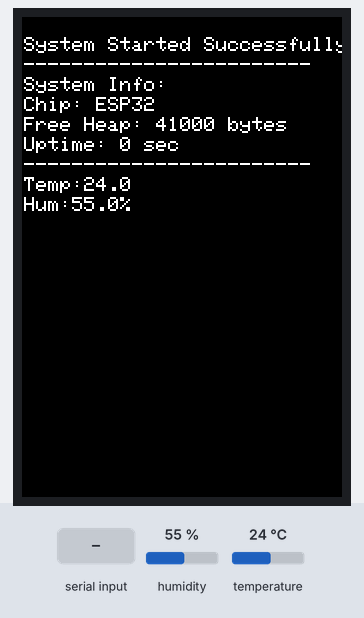
A program run on a simulated ESP32-S3. Parts: 320×480 colour display. The inputs (shaded band) are chosen by the test bench; at power-on: temperature 24 °C, humidity 55 %. What the program prints to the serial monitor is not drawn.

Above: at 2.8 s.
2.9 s: "clear\n" received over Serial
At 3.4 s:
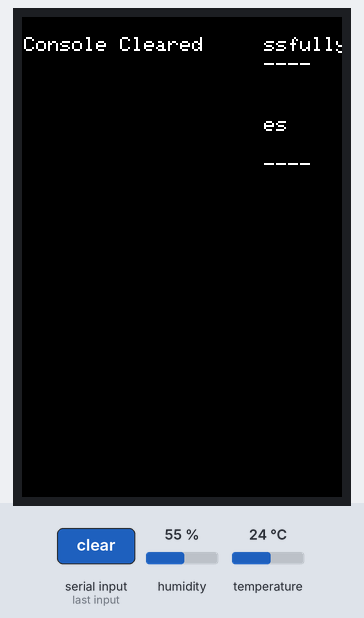
4.5 s: "1\n" received over Serial
At 5.3 s:
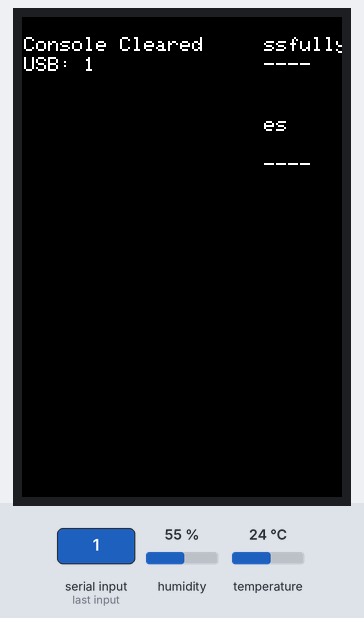
6.0 s: temperature set to 12 °C
At 7.3 s:
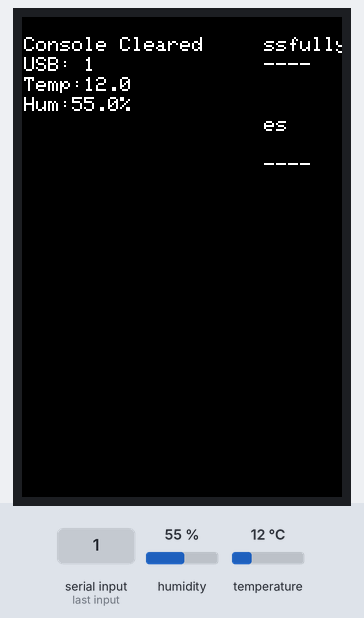
7.6 s: temperature set to 19 °C
At 11.0 s:
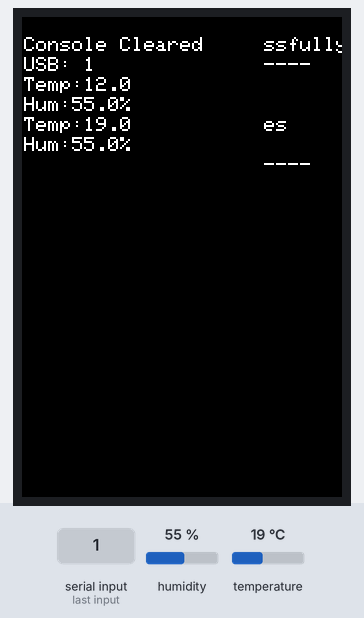
11.6 s: temperature set to 28 °C
At 14.5 s:
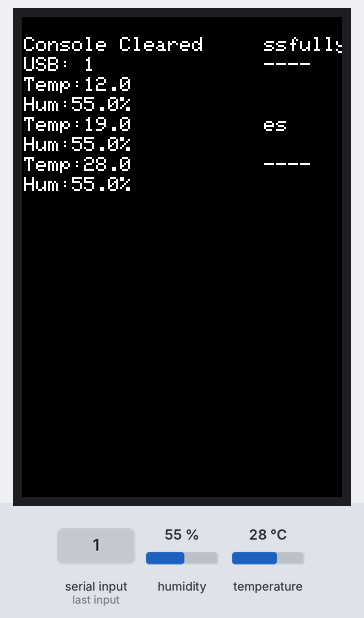
Timing chart, 0 to 16.0 s (numbered marks = the images above; inputs shaded):
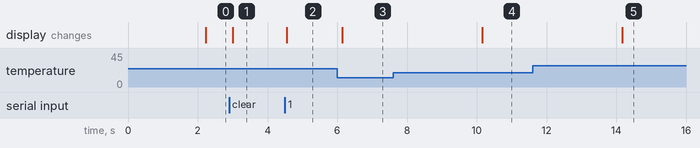

The program:

main.cpp
```cpp
#include <Arduino.h>
#include "../include/ConsoleDisplay.h"

void setup()
{
  // 初始化USB CDC串口
  Serial.begin(115200);
  while (!Serial && millis() < 5000) {
    delay(10); // 等待USB串口连接，最多等5秒
  }

  // 初始化控制台显示系统
  console.begin();

  // 显示启动信息
  console.writeLine("System Started Successfully");
  console.showSystemInfo();
}

void loop()
{
  // 更新控制台（检查温度等）
  console.update();

  // 检查USB CDC串口输入
  if (Serial.available())
  {
    String input = Serial.readStringUntil('\n');
    input.trim();

    if (input == "clear")
    {
      console.clearConsole();
    }
    else if (input == "info")
    {
      console.showSystemInfo();
    }
    else if (input.length() > 0)
    {
      console.writeLine("USB: " + input);
      Serial.println("Echo: " + input);
    }
  }

  // delay(100); // 小延迟避免过度刷新
}
```

ConsoleDisplay.h
```cpp
#include <TFT_eSPI.h>
#include <DHT.h>
#include <SPI.h>

// DHT11配置
#define DHT_PIN 9
#define DHT_TYPE DHT11

// 屏幕配置
#define SCREEN_WIDTH 240
#define SCREEN_HEIGHT 240
#define MAX_LINES 10
#define LINE_HEIGHT 20
#define TEXT_SIZE 2
#define CONSOLE_START_Y 20

// 颜色定义
#define BACKGROUND_COLOR TFT_BLACK
#define TEXT_COLOR TFT_WHITE
#define TEMP_COLOR TFT_YELLOW
#define BORDER_COLOR TFT_BLUE

class ConsoleDisplay
{
public:
  ConsoleDisplay();
  void begin();
  void writeLine(const String &text);
  void refreshDisplay();
  void checkTemperature();
  void update();
  float getCurrentTemperature();
  void clearConsole();
  void addSeparator();
  void showSystemInfo();

private:
  TFT_eSPI tft;
  DHT dht;
  String consoleLines[MAX_LINES];
  int currentLine;
  float lastTemperature;
  unsigned long lastTempRead;
  const unsigned long TEMP_READ_INTERVAL = 2000; // 2秒读取一次温度
};

extern ConsoleDisplay console;
```

ConsoleDisplay.cpp
```cpp
#include "../include/ConsoleDisplay.h"

ConsoleDisplay::ConsoleDisplay() : tft(TFT_eSPI()), dht(DHT_PIN, DHT_TYPE),
                                   currentLine(0), lastTemperature(0), lastTempRead(0)
{
    // 初始化控制台行
    for (int i = 0; i < MAX_LINES; i++)
    {
        consoleLines[i] = "";
    }
}

void ConsoleDisplay::begin()
{
    // 初始化TFT屏幕
    tft.init();
    tft.setRotation(0);
    tft.fillScreen(BACKGROUND_COLOR);
    tft.setTextColor(TEXT_COLOR, BACKGROUND_COLOR);
    tft.setTextSize(TEXT_SIZE);

    // 初始化DHT传感器
    dht.begin();
}

void ConsoleDisplay::writeLine(const String &text)
{
    // 将新行添加到数组中
    consoleLines[currentLine] = text;
    currentLine = (currentLine + 1) % MAX_LINES;

    // 刷新显示
    refreshDisplay();

    // 串口输出
    Serial.println(text);
}

void ConsoleDisplay::refreshDisplay()
{
    // 清除控制台区域
    tft.fillRect(0, CONSOLE_START_Y, SCREEN_WIDTH,
                 MAX_LINES * LINE_HEIGHT, BACKGROUND_COLOR);

    // 显示所有行，从最老的行开始
    int displayLine = 0;
    for (int i = currentLine; i < currentLine + MAX_LINES; i++)
    {
        int index = i % MAX_LINES;
        if (consoleLines[index].length() > 0)
        {
            int yPos = CONSOLE_START_Y + (displayLine * LINE_HEIGHT);

            // 截断过长的文本
            String displayText = consoleLines[index];
            if (displayText.length() > 38)
            { // 根据屏幕宽度调整
                displayText = displayText.substring(0, 35) + "...";
            }

            tft.drawString(displayText, 2, yPos, 1);
            displayLine++;
        }
    }
}

void ConsoleDisplay::checkTemperature()
{
    unsigned long currentTime = millis();

    // 检查是否到了读取温度的时间
    if (currentTime - lastTempRead >= TEMP_READ_INTERVAL)
    {
        lastTempRead = currentTime;

        // 读取温度
        float temperature = dht.readTemperature();
        float humidity = dht.readHumidity();

        // 检查读取是否成功
        if (isnan(temperature) || isnan(humidity))
        {
            writeLine("DHT11 Read Error!");
            return;
        }

        // 检查温度是否有显著变化（0.5度以上）
        if (abs(temperature - lastTemperature) >= 0.5)
        {
            lastTemperature = temperature;

            // 格式化温度信息
            writeLine("Temp:" + String(temperature, 1));
            writeLine("Hum:" + String(humidity, 1) + "%");
        }
    }
}

void ConsoleDisplay::update()
{
    checkTemperature();
    // 这里可以添加其他需要定期更新的功能
}

// 获取当前温度
float ConsoleDisplay::getCurrentTemperature()
{
    return lastTemperature;
}

// 清空控制台
void ConsoleDisplay::clearConsole()
{
    for (int i = 0; i < MAX_LINES; i++)
    {
        consoleLines[i] = "";
    }
    currentLine = 0;
    refreshDisplay();
    writeLine("Console Cleared");
}

// 添加分隔线
void ConsoleDisplay::addSeparator()
{
    writeLine("------------------------");
}

// 显示系统信息
void ConsoleDisplay::showSystemInfo()
{
    addSeparator();
    writeLine("System Info:");
    writeLine("Chip: ESP32");
    writeLine("Free Heap: " + String(ESP.getFreeHeap()) + " bytes");
    writeLine("Uptime: " + String(millis() / 1000) + " sec");
    addSeparator();
}

// 全局对象
ConsoleDisplay console;
```

Measured:
- after the input at 2.9 s, the display: changes after 0.10 s (image 1)
- after the input at 4.5 s, the display: changes after 0.06 s (image 2)
- after the input at 6.0 s, the display: changes after 0.15 s (image 3)
- after the input at 7.6 s, the display: changes after 2.6 s (image 4)
- after the input at 11.6 s, the display: changes after 2.6 s (image 5)
